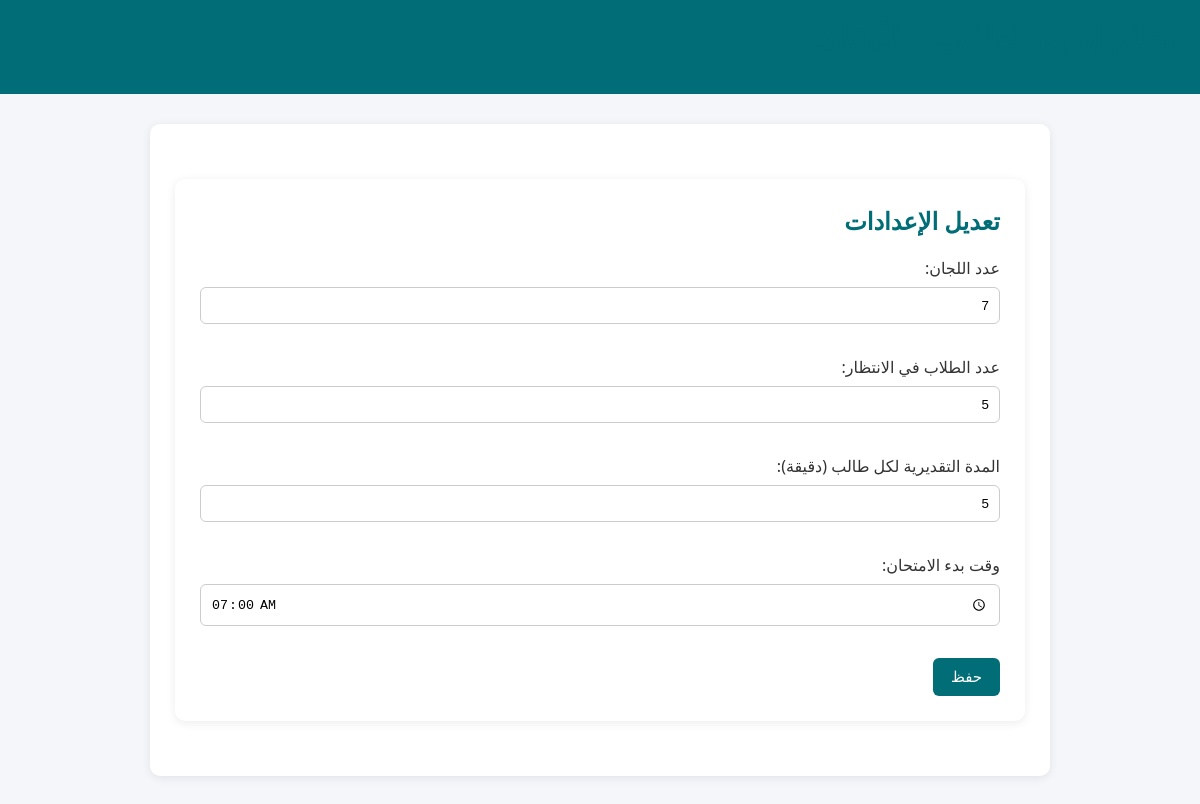
Screenshot of /screen/screen/settings/ (signed in) with the database file from the repository.
### screen/models.py (models this page shows, shortened)
class ScreenSettings(models.Model):
    room_count = models.IntegerField(default=5)
    waiting_count = models.IntegerField(default=5)
    estimate_time_per_student = models.IntegerField(default=5)  # <--- ADD THIS
    exam_start_time = models.TimeField(default="07:00")  # default 7 AM
    @staticmethod
    def get_settings():
        settings = ScreenSettings.objects.last()
        if not settings:
            settings = ScreenSettings.objects.create(room_count=5, waiting_count=5)
        return settings

### screen/views.py (the view)
# urls.py: path('screen/settings/', views.edit_settings, name='edit_settings'),
@login_required
def edit_settings(request):
    settings = ScreenSettings.get_settings()
    if request.method == 'POST':
        form = ScreenSettingsForm(request.POST, instance=settings)
        if form.is_valid():
            form.save()
            return redirect('/screen/add-student')
    else:
        form = ScreenSettingsForm(instance=settings)
    return render(request, 'screen/edit_settings.html', {'form': form})

### screen/forms.py
class ScreenSettingsForm(forms.ModelForm):
    exam_start_time = forms.TimeField(
        label="وقت بدء الامتحان",
        widget=forms.TimeInput(format='%H:%M', attrs={'type': 'time'}),
        required=True
    )
    class Meta:
        model = ScreenSettings
        fields = ['room_count', 'waiting_count', 'estimate_time_per_student', 'exam_start_time']
        labels = {
            'room_count': 'عدد اللجان',
            'waiting_count': 'عدد الطلاب في الانتظار',
            'estimate_time_per_student': 'المدة التقديرية لكل طالب (دقيقة)',
            'exam_start_time': 'وقت بدء الامتحان',
        }

### screen/templates/screen/edit_settings.html (shortened to what this page needs)
{% extends "base.html" %}
{% block content %}
<div class="container">
    <h2>تعديل الإعدادات</h2>
    <form method="post">
        {{ form.as_p }}
        <button type="submit">حفظ</button>
    </form>
</div>
{% endblock %}

### screen/templates/base.html (style rules this page uses)
* { box-sizing: border-box; }
body { margin: 0; font-family: 'Segoe UI', Tahoma, Geneva, Verdana, sans-serif; background: #f4f6f9; color: #333; direction: rtl; }
.container { max-width: 900px; margin: 30px auto; background: white; padding: 25px; border-radius: 10px; box-shadow: 0 2px 10px rgba(0,0,0,0.08); }
h1, h2 { margin-top: 0; color: #006d77; }
button, input[type="submit"] { background-color: #006d77; color: white; padding: 10px 18px; border: none; border-radius: 6px; cursor: pointer; font-size: 15px; transition: background-color 0.2s; }
form input, form select { width: 100%; padding: 10px; margin: 8px 0 16px; border: 1px solid #ccc; border-radius: 6px; }

### rows the page displays
ScreenSettings: room_count "7", waiting_count "5", estimate_time_per_student "5", exam_start_time "07:00"
